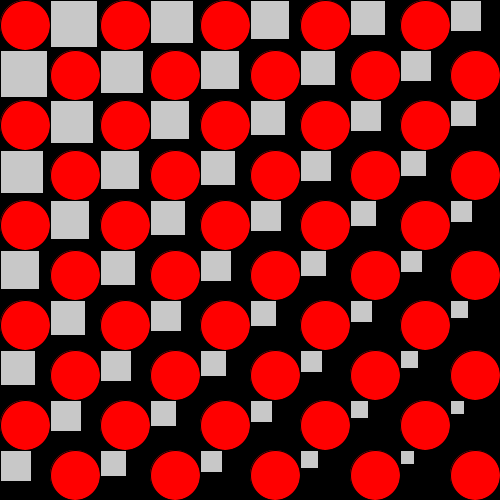
Frame 1 (no input)
Frame 60 (the mouse pressed at the canvas centre just before this capture): identical to frame 1, image omitted
Frame 120 (the mouse held since frame 60 and released just before this capture): identical to frame 1, image omitted

The Processing sketch that drew this single still picture (run headless with seeded random() and noise(); from frame 60 on, the mouse is pressed at the canvas centre):

// Processing sketch: ejem4ForAnidadoAlternaTamano
// ── ejem4ForAnidadoAlternaTamano.pde
int cant= 10;
int ancho;
void setup() {
  size(500, 500);
  ancho = width/cant;
}
void draw() {
  background(0);
  for (int x=0; x<cant; x++) {
    for (int y=0; y<cant; y++) {
      //float tam = map(x, 0, cant-1, ancho, ancho/4 );
      float tam = map(x+y, 0, cant-1+cant-1, ancho, ancho/4 );
      if ((x+y)%2==0) {
        fill(255, 0, 0);
        //ellipseMode(CORNER);
        ellipse(x*ancho+ancho/2, y*ancho+ancho/2, ancho, ancho);
      } else {
        fill(200);
        rect(x*ancho, y*ancho, tam, tam);
      }
    }
  }
}
